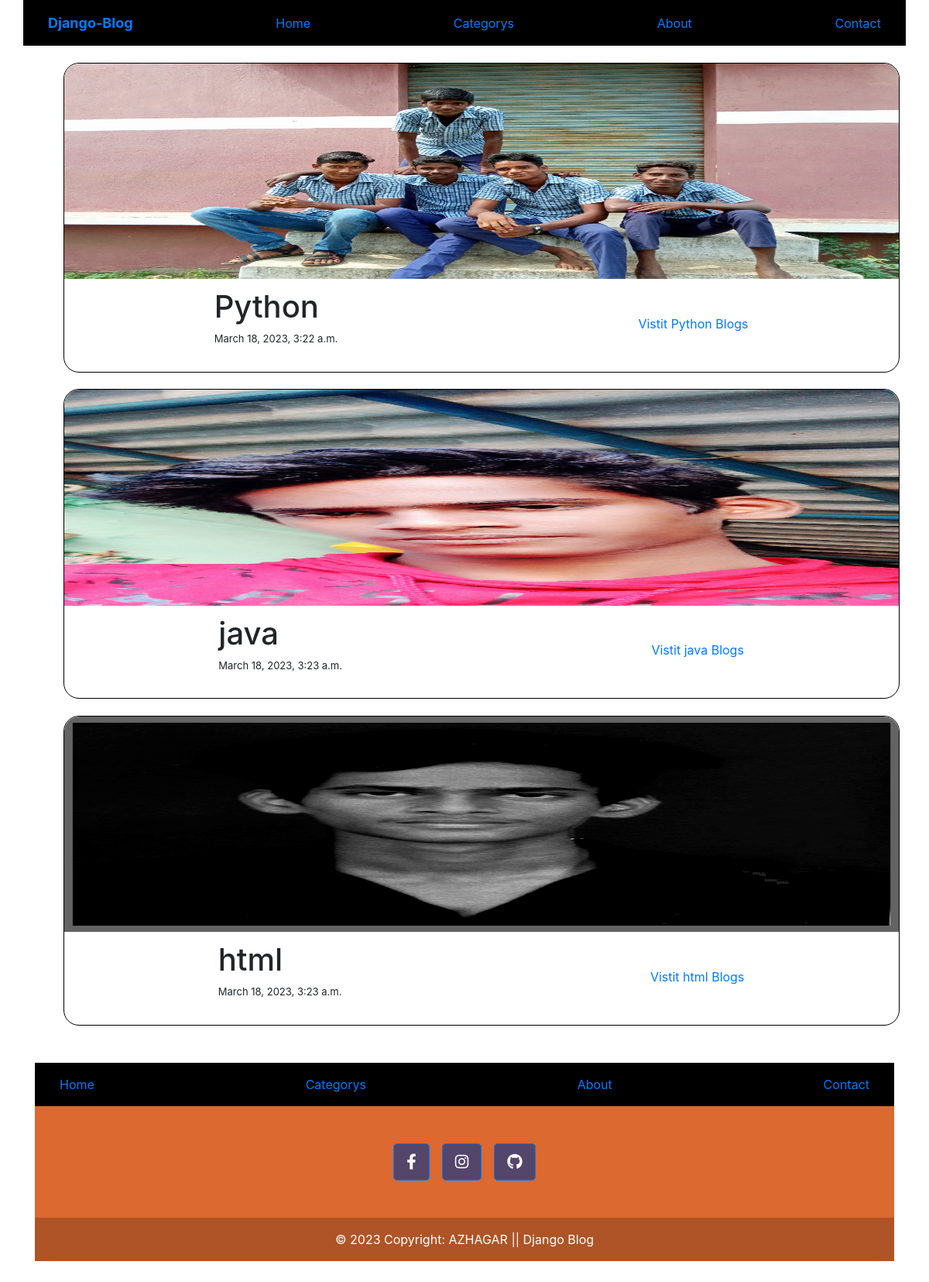
The page /categorys/ on the database as committed earlier.
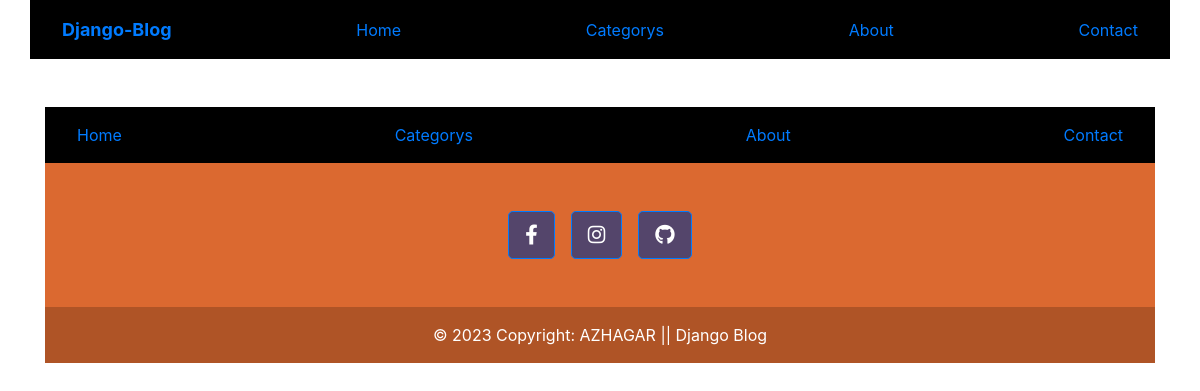
The same page on the database as committed later.
### Blog/models.py (models this page shows, shortened)
class Category(models.Model):
    CategoryName=models.CharField(null=False,blank=False,max_length=40)
    CategoryImage=models.ImageField(upload_to=imgsave,blank=False,null=False)
    CategoryDate=models.DateTimeField(auto_now_add=True)

### Blog/views.py (the view)
# urls.py: path('categorys/',views.category,name='categorys'),
def category(request):
    data=models.Category.objects.all()
    return render(request,'Blog/categorys.html',{'categorys':data})

### Blog/templates/Blog/categorys.html (shortened to what this page needs)
{% extends 'Blog/layout.html' %}
{% block content %}
<div>
<div class="categorys col-12">
{% for category in categorys %}
<div class="category m-a">
    <img src="{{category.CategoryImage.url}}" alt="category image">
    <div class="details_category">
        <div>
            <h1>{{category.CategoryName}}</h1>
            <p>{{category.CategoryDate}}</p>
        </div>
        <div>
            <a href="{% url 'blog_category' cid=category.id %}">Vistit {{category.CategoryName}} Blogs</a>
        </div>
    </div>
</div>
{% endfor %}
</div>
</div>
{% endblock content %}

Rows that differ between the two databases and show on the page:
removed Category: CategoryImage (picture), CategoryName "Python", CategoryDate "March 18, 2023, 3:22 a.m."
removed Category: CategoryImage (picture), CategoryName "java", CategoryDate "March 18, 2023, 3:23 a.m."
removed Category: CategoryImage (picture), CategoryName "html", CategoryDate "March 18, 2023, 3:23 a.m."
